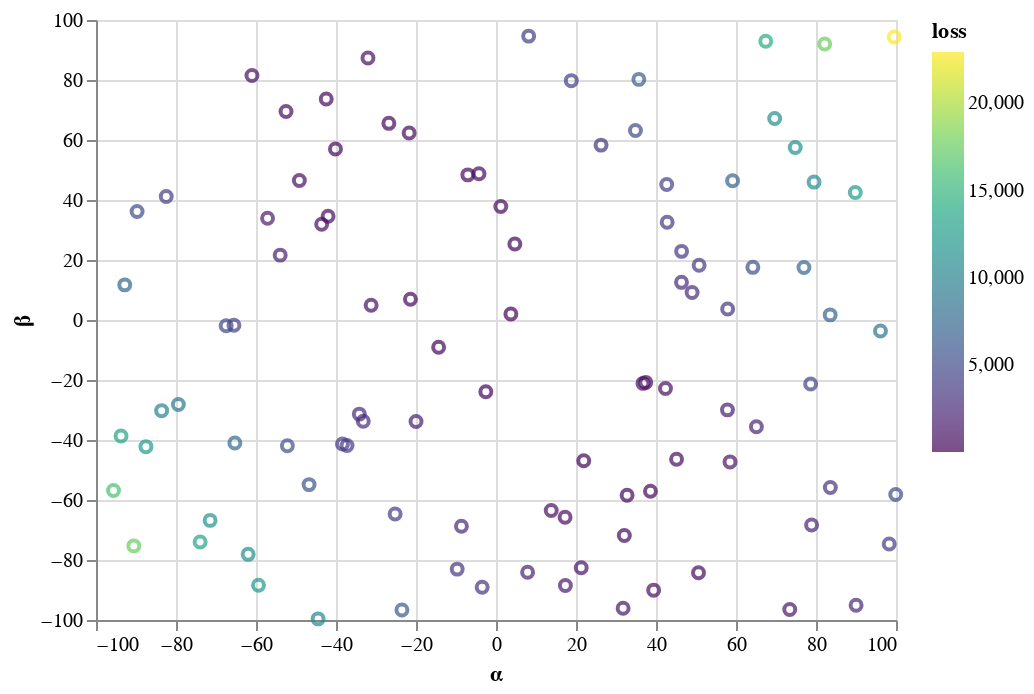

Notebook source saved alongside this figure:
### Code cell
alt.Chart(random_guess_data).mark_point().encode(
    x = 'α',
    y = 'β',
    color = alt.Color('loss', scale=alt.Scale(scheme='viridis'))
)

### Figure 1 — Vega-Lite specification as saved in the notebook (floating-point values rounded to 4 significant figures)
{"$schema": "https://vega.github.io/schema/vega-lite/v3.4.0.json", "config": {"mark": {"tooltip": null}, "view": {"height": 300, "width": 400}}, "data": {"name": "data-d525a3a5de177978e7fd998da45889b4"}, "datasets": {"data-d525a3a5de177978e7fd998da45889b4": [{"loss": 7606.0, "α": -92.81, "β": 11.71}, {"loss": 689.7, "α": -41.98, "β": 34.58}, {"loss": 13290.0, "α": -93.74, "β": -38.66}, {"loss": 644.4, "α": -4.256, "β": 48.73}, {"loss": 818.6, "α": -49.16, "β": 46.47}, {"loss": 3520.0, "α": 57.92, "β": 3.662}, {"loss": 689.2, "α": -52.49, "β": 69.5}, {"loss": 367.0, "α": 38.61, "β": -57.05}, {"loss": 7098.0, "α": 59.14, "β": 46.43}, {"loss": 22940.0, "α": 99.56, "β": 94.31}, {"loss": 2023.0, "α": 7.9, "β": -84.06}, {"loss": 16220.0, "α": -95.62, "β": -56.84}, {"loss": 2374.0, "α": 90.02, "β": -95.09}, {"loss": 5765.0, "α": -52.15, "β": -41.93}, {"loss": 3629.0, "α": 42.8, "β": 32.61}, {"loss": 11240.0, "α": 74.81, "β": 57.49}, {"loss": 303.2, "α": -2.542, "β": -23.94}, {"loss": 1299.0, "α": 58.5, "β": -47.3}, {"loss": 13410.0, "α": -73.97, "β": -73.99}, {"loss": 2215.0, "α": 65.1, "β": -35.6}, {"loss": 12090.0, "α": -59.38, "β": -88.43}, {"loss": 12340.0, "α": -87.52, "β": -42.22}, {"loss": 822.6, "α": 39.41, "β": -90.05}, {"loss": 3491.0, "α": 26.27, "β": 58.29}, {"loss": 7369.0, "α": 76.99, "β": 17.5}, {"loss": 4932.0, "α": 34.86, "β": 63.18}, {"loss": 6579.0, "α": 35.71, "β": 80.21}, {"loss": 1338.0, "α": 73.44, "β": -96.5}, {"loss": 1584.0, "α": -20.0, "β": -33.85}, {"loss": 17710.0, "α": 82.18, "β": 91.99}, {"loss": 3161.0, "α": 83.59, "β": -55.81}, {"loss": 4110.0, "α": 8.166, "β": 94.63}, {"loss": 11330.0, "α": -61.96, "β": -78.11}, {"loss": 671.8, "α": 36.74, "β": -21.12}, {"loss": 11920.0, "α": -71.47, "β": -66.8}, {"loss": 320.3, "α": 32.78, "β": -58.43}, {"loss": 10850.0, "α": 79.51, "β": 45.97}, {"loss": 4532.0, "α": 42.68, "β": 45.16}, {"loss": 18.15, "α": 3.718, "β": 1.997}, {"loss": 926.3, "α": -61.01, "β": 81.5}, {"loss": 4212.0, "α": 18.82, "β": 79.78}, {"loss": 2852.0, "α": 49.03, "β": 9.184}, {"loss": 12640.0, "α": 89.83, "β": 42.48}, {"loss": 336.6, "α": -21.39, "β": 6.94}, {"loss": 4488.0, "α": -65.52, "β": -1.775}, {"loss": 10440.0, "α": -44.48, "β": -99.62}, {"loss": 1893.0, "α": -53.95, "β": 21.62}, {"loss": 4516.0, "α": 78.66, "β": -21.31}, {"loss": 429.2, "α": -26.78, "β": 65.55}, {"loss": 10100.0, "α": -83.59, "β": -30.22}, {"loss": 857.5, "α": -32.0, "β": 87.36}, {"loss": 3750.0, "α": -37.25, "β": -41.83}, {"loss": 1676.0, "α": -57.11, "β": 33.92}, {"loss": 1810.0, "α": 57.87, "β": -29.95}, {"loss": 9065.0, "α": -79.4, "β": -28.15}, {"loss": 3920.0, "α": 98.3, "β": -74.65}, {"loss": 452.9, "α": -21.71, "β": 62.31}, {"loss": 396.4, "α": -14.34, "β": -9.098}, {"loss": 11340.0, "α": 69.66, "β": 67.15}, {"loss": 492.6, "α": -42.44, "β": 73.66}, {"loss": 6095.0, "α": -46.73, "β": -54.87}, {"loss": 5031.0, "α": 99.93, "β": -58.19}, {"loss": 715.2, "α": 37.44, "β": -20.8}, {"loss": 3562.0, "α": -9.699, "β": -83.04}, {"loss": 2766.0, "α": 46.37, "β": 12.55}, {"loss": 5347.0, "α": 64.21, "β": 17.55}, {"loss": 785.8, "α": 13.81, "β": -63.51}, {"loss": 518.6, "α": 32.08, "β": -71.82}, {"loss": 549.5, "α": 1.197, "β": 37.86}, {"loss": 5174.0, "α": -89.73, "β": 36.18}, {"loss": 362.0, "α": 4.712, "β": 25.34}, {"loss": 3615.0, "α": 50.78, "β": 18.27}, {"loss": 3402.0, "α": 46.4, "β": 22.88}, {"loss": 4761.0, "α": -67.46, "β": -1.901}, {"loss": 1618.0, "α": 17.35, "β": -88.5}, {"loss": 17650.0, "α": -90.55, "β": -75.29}, {"loss": 2764.0, "α": -33.18, "β": -33.72}, {"loss": 1230.0, "α": 31.77, "β": -96.08}, {"loss": 525.8, "α": -7.041, "β": 48.38}, {"loss": 829.0, "α": -43.58, "β": 31.92}, {"loss": 14210.0, "α": 67.43, "β": 92.91}, {"loss": 218.6, "α": 21.94, "β": -46.94}, {"loss": 2221.0, "α": 78.9, "β": -68.32}, {"loss": 7042.0, "α": 83.55, "β": 1.703}, {"loss": 686.7, "α": 50.63, "β": -84.28}, {"loss": 7812.0, "α": -65.29, "β": -41.02}, {"loss": 724.4, "α": 17.27, "β": -65.72}, {"loss": 3337.0, "α": -3.459, "β": -89.08}, {"loss": 3851.0, "α": -38.39, "β": -41.32}, {"loss": 3977.0, "α": -25.22, "β": -64.67}, {"loss": 606.4, "α": 45.14, "β": -46.41}, {"loss": 6499.0, "α": -23.52, "β": -96.65}, {"loss": 2509.0, "α": -8.642, "β": -68.77}, {"loss": 2723.0, "α": -34.17, "β": -31.37}, {"loss": 3895.0, "α": -82.44, "β": 41.16}, {"loss": 851.4, "α": -31.21, "β": 4.895}, {"loss": 937.9, "α": 42.37, "β": -22.84}, {"loss": 8775.0, "α": 96.12, "β": -3.641}, {"loss": 394.4, "α": -40.14, "β": 56.99}, {"loss": 1151.0, "α": 21.3, "β": -82.58}]}, "encoding": {"color": {"field": "loss", "scale": {"scheme": "viridis"}, "type": "quantitative"}, "x": {"field": "α", "type": "quantitative"}, "y": {"field": "β", "type": "quantitative"}}, "mark": "point"}
